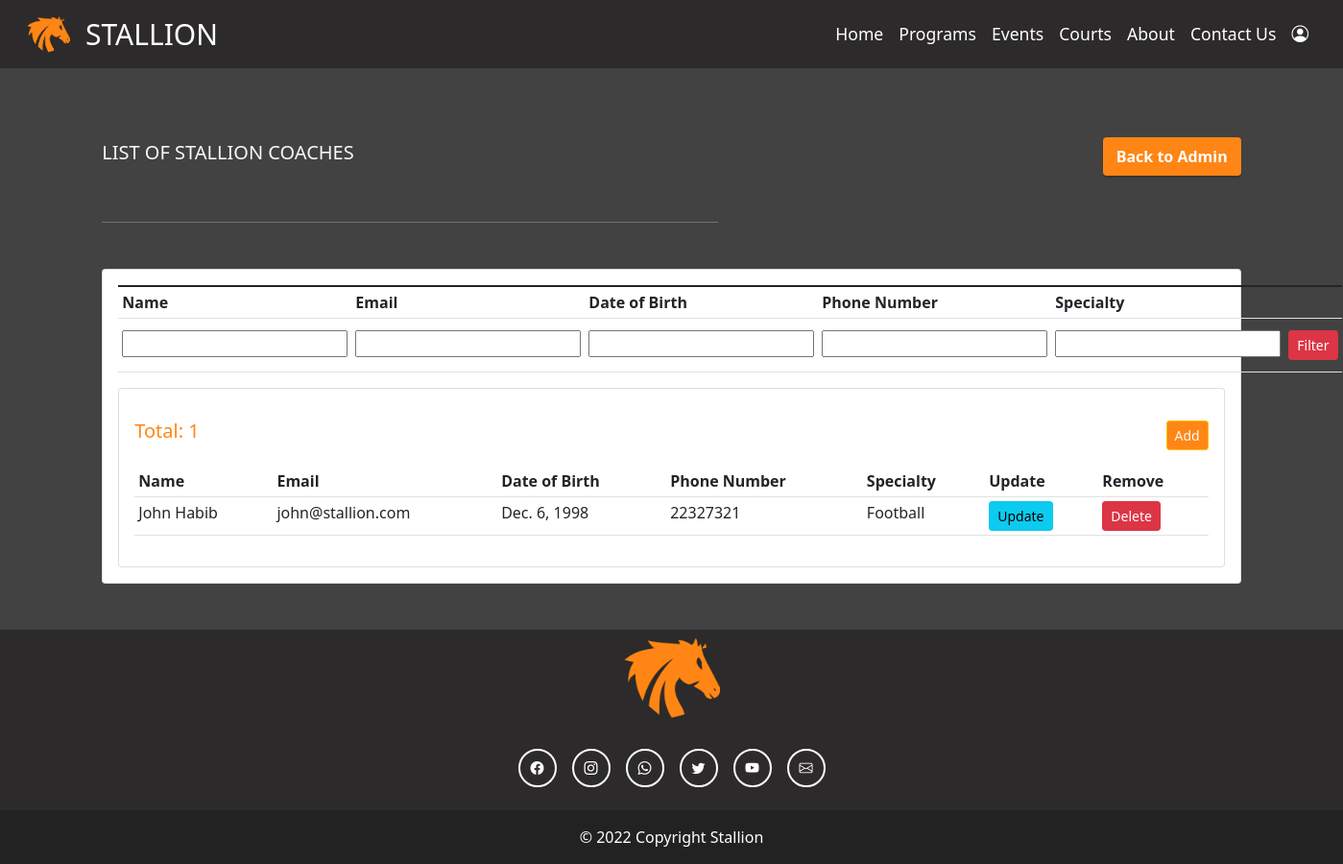
/coaches/, run on the app's committed database.
### stallion_website/models.py (models this page shows, shortened)
class Coach(models.Model):
    user = models.OneToOneField(User, null=True, on_delete=models.CASCADE )
    name = models.CharField(max_length=100)
    specialty = models.CharField(max_length=100)
    email = models.EmailField(max_length=100, unique=True)
    password = models.CharField(max_length=200)
    dob = models.DateField()
    phone_number = models.IntegerField()

### stallion_website/views.py (the view)
# urls.py: path('coaches/', views.coaches, name="coaches"),
def coaches(request):
    coaches = Coach.objects.all()
    form = FilterCoachesForm(request.POST)
    return render(request, 'stallion_website/coaches.html', {'coaches': coaches, 'form': form})

### stallion_website/forms.py
class FilterCoachesForm(forms.Form):
    name = forms.CharField(required=False)
    specialty = forms.CharField(required=False)
    email = forms.EmailField(required=False)
    dob = forms.DateField(required=False)
    phone_number = forms.IntegerField(required=False)

### stallion_website/templates/stallion_website/coaches.html (shortened to what this page needs)
{% load static %}
<!doctype html>
<html lang="en">
  <head>
    <link
    href="https://cdn.jsdelivr.net/npm/bootstrap@5.1.3/dist/css/bootstrap.min.css"
    rel="stylesheet"
    />
    <link
      rel="stylesheet"
      href="https://cdn.jsdelivr.net/npm/bootstrap-icons@1.5.0/font/bootstrap-icons.css"
    />
    <link
      rel="stylesheet"
      type="text/css"
      href="{% static '/css/adminAccount.css' %}"
    />
  </head>
    {% include 'stallion_website/navbar.html' %}
    <br>
    <div class="col-md-11 mx-auto">
        <div class="d-flex m-5 align-items-center">
            <h5 class="text-light">LIST OF STALLION COACHES</h5>
            <a href="/adminAccount" type="button" class="ms-auto btn btn-primary primary-btn-stallion-sm">
                Back to Admin
            </a>
        </div>
        <hr width="50%" class="me-auto m-5" style="color: white;">
        <div class="card card-body m-5">
            <table class="table table-sm p-4">
                <form method="POST" action="{% url 'filter_coaches' %}">
                <tr>
                    <th>Name</th>
                    <th>Email</th>
                    <th>Date of Birth</th>
                    <th>Phone Number</th>
                    <th>Specialty</th>
                    <th></th>
                </tr>
                <td>
                    <div class="form-floating mt-2 mb-2">
                        {{form.name}}
                      </div>
                </td>
                <td>
                    <div class="form-floating mt-2 mb-2">
                        {{form.email}}
                    </div>
                </td>
                <td>
                    <div class="form-floating mt-2 mb-2">
                        {{form.dob}}
                    </div>
                </td>
                <td>
                    <div class="form-floating mt-2 mb-2">
                        {{form.phone_number}}
                    </div>
                </td>
                <td>
                    <div class="form-floating mt-2 mb-2">
                        {{form.specialty}}
                    </div>
                </td>
                <td>
                    <input class="btn btn-sm btn-danger mt-2 mb-2" type="submit" value="Filter"></input>
                </td>
            </form>
            </table>
        <div class="card card-body">
            <div class="d-flex align-items-center">
                <h5 class="pt-3 pb-3" style="color: var(--darkorange);">Total: {{coaches.count}}</h5>
                <a class="text-light btn btn-sm btn-warning  ms-auto" style="height:fit-content; background-color: var(--darkorange);" href="{% url 'add_coaches' %}">Add</a>
            </div>
            <table class="table table-sm">
                <tr>
                    <th>Name</th>
                    <th>Email</th>
                    <th>Date of Birth</th>
                    <th>Phone Number</th>
                    <th>Specialty</th>
                    <th>Update</th>
                    <th>Remove</th>
                </tr>
                {% for c in coaches %}
                <tr>
                    <td>{{c.name}}</td>
                    <td>{{c.email}}</td>
                    <td>{{c.dob}}</td>
                    <td>{{c.phone_number}}</td>
                    <td>{{c.specialty}}</td>
                    <td><a class="btn btn-sm btn-info" href="{% url 'update_coaches' c.name %}">Update</a></td>
                    <td><a class="btn btn-sm btn-danger" href="{% url 'delete_coaches' c.name %}">Delete</a></td>
                </tr>
                {% endfor %}
            </table>
        </div>
    </div>
    </div>
    {% include 'stallion_website/footer.html' %}
</html>

### static/css/adminAccount.css (style rules this page uses)
* { margin: 0; padding: 0; }
html, body { background: var(--darkgrey); }

### static/css/variables.css (style rules this page uses)
:root { --darkorange: #ff8614; --orange: #fda14b; --darkslategray: #2c2a2a; --darkgrey: #424242; --white: #e7e7e7; }
.primary-btn-stallion-sm { font-weight: 600; background-color: var(--darkorange); border:2px solid var(--darkorange); box-shadow: 0 2px 2px #00000036 }

### data on the page
Coach: name "John Habib", email "john@stallion.com", dob "Dec. 6, 1998", phone_number "22327321", specialty "Football"

### other printed values
{{ coaches.count }} "1"
